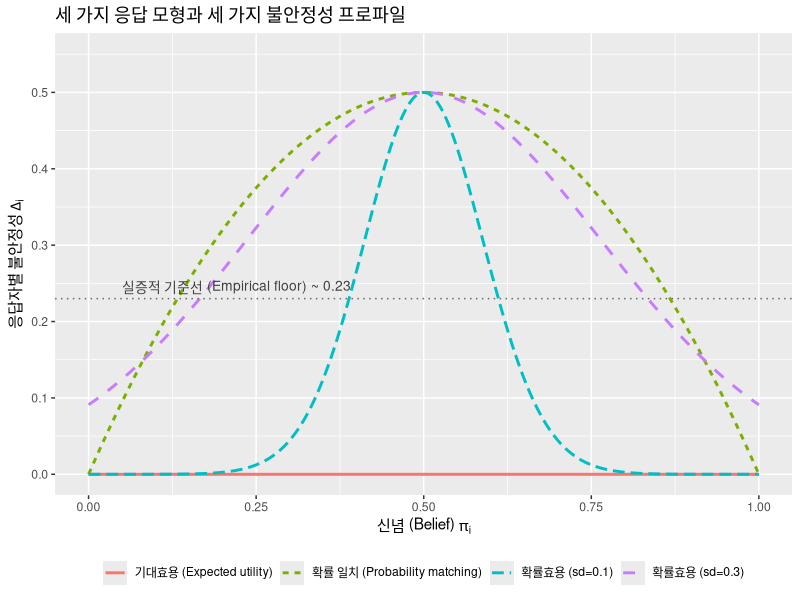
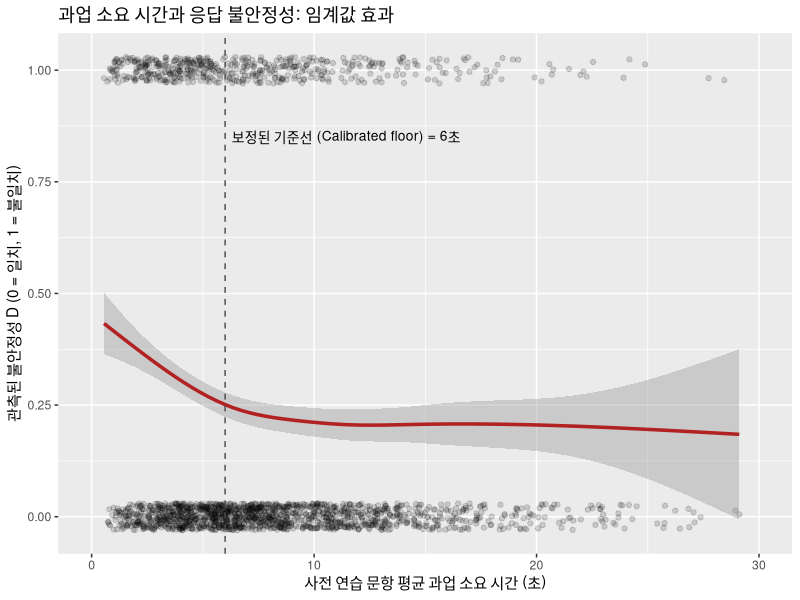
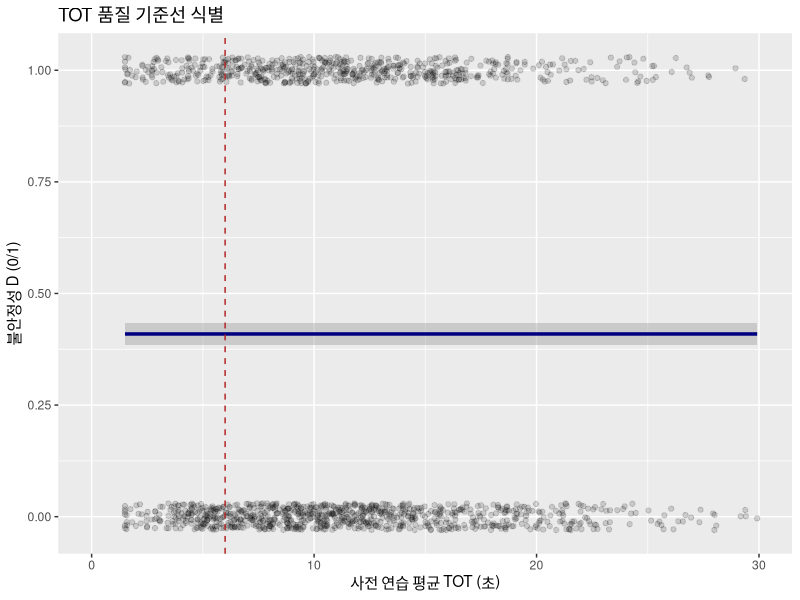

Source code (R) for these figures, in order: (Note: this script raises an error after producing the figures.)
## ---- chunk 1
suppressPackageStartupMessages(library(DiagrammeR))

DiagrammeR::grViz("
digraph cognitive {
  graph [rankdir = LR, splines = ortho, nodesep = 0.5, ranksep = 0.6]
  node  [shape = box, style = 'filled,rounded', fillcolor = '#dbe7f5',
         fontname = 'Helvetica', fontsize = 11, width = 1.6, height = 0.55]
  edge  [fontname = 'Helvetica', fontsize = 9, color = '#444444']

  Q   [label = '제시된 문항\\n(Question)', fillcolor = '#cfead0']
  S1  [label = '1. 문항 이해\\n(Comprehension)']
  S2  [label = '2. 정보 인출\\n(Retrieval)']
  S3  [label = '3. 판단 형성\\n(Judgment)']
  S4  [label = '4. 응답 선택\\n(Response selection)']
  A   [label = '기록된 응답\\n(Answer)', fillcolor = '#f2d9b1']

  E1  [label = '문항 표현\\n모호한 용어\\n이중 질문', shape = note, fillcolor = '#fdecec', height = 0.7, width = 1.7]
  E2  [label = '회상 실패\\n가용성 편향\\n증거 누락', shape = note, fillcolor = '#fdecec', height = 0.7, width = 1.7]
  E3  [label = '닻내림 효과\\n프레이밍\\n만족화\\n기분-정보 효과', shape = note, fillcolor = '#fdecec', height = 0.8, width = 1.7]
  E4  [label = '긍정 편향\\n극단/중간점\\n척도 해석 오류', shape = note, fillcolor = '#fdecec', height = 0.7, width = 1.7]

  Q -> S1 -> S2 -> S3 -> S4 -> A
  S1 -> E1 [style = dashed]
  S2 -> E2 [style = dashed]
  S3 -> E3 [style = dashed]
  S4 -> E4 [style = dashed]

  { rank = same; S1; E1 }
  { rank = same; S2; E2 }
  { rank = same; S3; E3 }
  { rank = same; S4; E4 }
}
", height = 360)
## ---- chunk 2
stages <- tibble::tibble(
  `단계 (Stage)`             = c("1. 문항 이해 (Comprehension)",
                        "2. 정보 인출 (Retrieval)",
                        "3. 판단 형성 (Judgment)",
                        "4. 응답 선택 (Response selection)"),
  `인지적 연산 (Cognitive operation)` = c("구문 파악, 지시 대상 지정, 화용론적 의미 추론",
                            "관련 신념, 경험 에피소드, 태도를 기억에서 탐색",
                            "인출된 증거를 종합하여 잠정적 답변 구성",
                            "형성된 답변을 제시된 응답 선택지에 매핑"),
  `지배적 오차 기제 (Dominant error mechanism)` = c("문항 표현의 모호함, 모호한 용어, 이중 질문(Double-barrelled)",
                                 "회상 실패, 가용성 편향, 관련 증거 누락",
                                 "닻내림(Anchoring), 프레이밍, 만족화(Satisficing), 기분-정보 효과",
                                 "긍정 편향(Acquiescence), 중심화 경향, 극단 응답, 척도 해석 오류")
)

knitr::kable(
  stages,
  caption = "설문 응답의 4단계 인지 모형과 각 단계별 지배적 오차 기제. Tourangeau, Rips, and Rasinski (2000) 수정.",
  booktabs = TRUE
)
## ---- chunk 3
tse <- tibble::tibble(
  `구성 요소 (Component)` = c("커버리지 오차 (Coverage error)", "표본추출 오차 (Sampling error)", "무응답 오차 (Nonresponse error)",
                "측정 오차: 조사 도구 (Measurement error - instrument)", "측정 오차: 응답자 (Measurement error - respondent)",
                "처리 오차 (Processing error)"),
  `오차 원인 (Source)` = c("목표 모집단과 표본추출틀 사이의 불일치",
             "동일한 추출틀에서 추출된 동일 크기 표본 간의 변동",
             "실현된 표본 내에서 응답자와 무응답자 간의 체계적 차이",
             "문항 표현, 조사 방식, 면접원, 레이아웃",
             "이해, 인출, 판단, 응답 선택 과정",
             "코딩, 데이터 편집, 가중치 부여, 대체(Imputation)"),
  `감소 방안 (Reducible by)` = c("추출틀 개선, 다중 추출틀 설계",
                     "표본 크기 $n$ 확대, 설계 기반 분산 축소 (표본추출 장 참조)",
                     "타겟팅된 추적 조사, 가중치 조정",
                     "인지적 사전 검사, 조사 방식 일치화, 문항 재설계",
                     "1단계 및 4단계 설계 개선, *그러나 2·3단계의 노이즈는 제거 불가*",
                     "프로세스 감사, 이중 코딩(Double coding)")
)

knitr::kable(
  tse,
  caption = "총설문오차(Total Survey Error) 프레임워크. Groves et al. (2009) 수정. 본 장의 기여는 응답자 측면의 측정 오차 항목에 집중되어 있습니다.",
  booktabs = TRUE
) |>
  kableExtra::kable_styling(latex_options = "scale_down",
                            bootstrap_options = "striped")
## ---- chunk 4
suppressPackageStartupMessages(library(DiagrammeR))

DiagrammeR::grViz("
digraph tse {
  graph [rankdir = TB, nodesep = 0.4, ranksep = 0.5]
  node  [shape = box, style = 'filled,rounded',
         fontname = 'Helvetica', fontsize = 10]
  edge  [color = '#444444']

  TSE [label = '총설문오차 (Total Survey Error)', fillcolor = '#cfead0', fontsize = 12, height = 0.45, width = 2]

  REP [label = '대표성 (Representation)\\n(표본에 포함된 대상)', fillcolor = '#dbe7f5', height = 0.6, width = 2]
  MEA [label = '측정 (Measurement)\\n(응답자가 보고한 내용)', fillcolor = '#dbe7f5', height = 0.6, width = 2]

  C   [label = '커버리지 오차', fillcolor = '#eef2f7']
  Sm  [label = '표본추출 오차', fillcolor = '#eef2f7']
  N   [label = '무응답 오차', fillcolor = '#eef2f7']
  Mi  [label = '측정 오차 (도구 측면)', fillcolor = '#eef2f7']
  Mr  [label = '측정 오차 (응답자 측면)', fillcolor = '#fcd7d2', penwidth = 2]
  Pe  [label = '처리 오차', fillcolor = '#eef2f7']

  IS  [label = '내재적\\n확률성', fillcolor = '#fcd7d2', shape = note, penwidth = 1]
  SD  [label = '사회적 바람직성\\n편향', fillcolor = '#fcd7d2', shape = note]
  RS  [label = '응답\\n양식', fillcolor = '#fcd7d2', shape = note]
  CB  [label = '회상 /\\n인지적 실패', fillcolor = '#fcd7d2', shape = note]

  TSE -> REP
  TSE -> MEA
  REP -> C; REP -> Sm; REP -> N
  MEA -> Mi; MEA -> Mr; MEA -> Pe
  Mr -> IS [style = dashed]
  Mr -> SD [style = dashed]
  Mr -> RS [style = dashed]
  Mr -> CB [style = dashed]
}
", height = 420)
## ---- chunk 5
val_tab <- tibble::tibble(
  `타당도 유형 (Type)` = c("내용 타당도 (Content validity)",
           "기준 타당도: 동시 (Criterion - concurrent)",
           "기준 타당도: 예측 (Criterion - predictive)",
           "구성 타당도: 수렴 (Construct - convergent)",
           "구성 타당도: 판별 (Construct - discriminant)",
           "안면 타당도 (Face validity)",
           "기지집단 타당도 (Known-groups validity)"),
  `핵심 질문 (Question)` = c("문항들이 구성개념의 개념적 영역 전체를 포괄하는가?",
               "측정 도구가 동시점의 기준(Gold standard) 측정치와 상관관계를 갖는가?",
               "측정 도구가 이론적으로 관심 있는 미래의 결과를 잘 예측하는가?",
               "동일한 구성개념을 측정한 도구들 간에 강한 상관관계가 존재하는가?",
               "서로 다른 구성개념을 측정한 도구들 간에 약한 상관관계가 나타나는가?",
               "측정 도구가 응답자와 검토자에게 상식적으로 타당해 보이는가?",
               "해당 구성개념에서 차이가 있는 것으로 알려진 집단 간에 도구 측정치가 유의하게 다른가?"),
  `표준 검정법 (Standard test)` = c("개념 도메인 맵에 기반한 전문가 검토",
                       "기준 측정치와의 피어슨/폴리코릭 상관계수",
                       "표본 외(Out-of-sample) 예측 성능 검증",
                       "MTMM 행렬의 이종방법-단일특질 상관계수",
                       "이종특질 상관계수가 단일특질 상관계수보다 작음을 확인",
                       "인지적 면접 및 사전 검사 검토",
                       "독립표본 t-검정 또는 기지집단 구조방정식 모형(SEM)")
)

knitr::kable(
  val_tab,
  caption = "설문 측정의 주요 타당도 유형, 각 유형이 다루는 질문 및 표준 검정법. Cronbach and Meehl (1955), Campbell and Fiske (1959) 수정.",
  booktabs = TRUE
) |>
  kableExtra::kable_styling(latex_options = "scale_down",
                            bootstrap_options = "striped")
## ---- chunk 6
rs_tab <- tibble::tibble(
  `응답 양식 (Style)` = c("긍정 편향 / 순응 (ARS)",
            "부정 편향 (DARS)",
            "극단 응답 양식 (ERS)",
            "중간점 / 중심화 경향 (MRS)",
            "순 긍정 편향 (NARS)",
            "비조건부 / 무작위 응답",
            "일렬 표기 (Straightlining)",
            "불성실 신속 응답 (Speeding)"),
  `정의 (Definition)` = c("문항 내용과 무관하게 동의하려는 경향",
                 "문항 내용과 무관하게 반대하려는 경향",
                 "척도의 양 끝점을 선택하려는 경향",
                 "척도의 중간점을 선택하려는 경향",
                 "ARS에서 DARS를 뺀 비율적 수치",
                 "문항 내용과 무관한 무작위 응답",
                 "행렬형 문항 전체에 걸쳐 동일한 응답 선택",
                 "문항 이해에 필요한 최소 기준 미만의 과업 시간"),
  `단일 문항 탐지법 (Detection)` = c("문항 쌍(긍정형 vs. 부정형) 일치도",
                                 "문항 쌍(긍정형 vs. 부정형) 불일치도",
                                 "Greenleaf (1992) ERS 척도",
                                 "중간점 응답의 빈도",
                                 "ARS와 DARS의 복합 지표",
                                 "마할라노비스 거리, 일관성 지표",
                                 "행렬형 문항 내 행별 분산",
                                 "응답자 내 과업 소요 시간(TOT) 백분위수"),
  `완화 설계 (Mitigating design)` = c("역코딩 문항, 균형 척도",
                          "역코딩 문항, 균형 척도",
                          "7점 이상의 비앵커링 척도 지양",
                          "짝수 선택지를 사용하여 중간점 배제",
                          "역코딩이 포함된 균형 척도",
                          "인지적 사전 검사, 해석 불가능한 문항 제거",
                          "문항 순서 무작위화, 긴 행렬형 질문 지양",
                          "사전 연습(Burn-in) TOT 기준선 적용 (제\\@ref(sec-tot)절)")
)

knitr::kable(
  rs_tab,
  caption = "응답 양식의 분류 체계, 탐지 진단법 및 완화 설계 방안. Baumgartner and Steenkamp (2001), Greenleaf (1992), Krosnick (1991), Van Vaerenbergh and Thomas (2013), Zhang and Conrad (2014) 수정.",
  booktabs = TRUE
) |>
  kableExtra::kable_styling(latex_options = "scale_down",
                            bootstrap_options = "striped")
## ---- chunk 7
tradeoff <- tibble::tibble(
  `설계 (Design)` = c("긴 간격의 패널 웨이브",
             "짧은 간격의 패널 웨이브",
             "동일 세션 내 반복 측정"),
  `A1 (변화 없음)` = c("어려움; 웨이브 사이에 세상이 변함",
                       "수월함; 짧은 시간 간격",
                       "자명하게 성립 (단일 세션)"),
  `A2 (기억 없음)` = c("수월함; 긴 시간 간격",
                       "어려움; 최근 질문을 기억함",
                       "충분한 방해 문항으로 성립 [@clayton2025]"),
  `A3 (무작위 이탈)` = c("어려움; 선택적 이탈 발생",
                                 "수월함; 짧은 시간 간격",
                                 "자명하게 성립 (세션 내 이탈 거의 없음)")
)

knitr::kable(
  tradeoff,
  caption = "세 가지 반복 측정 설계에 대한 $\\bar D$의 식별 가정. 동일 세션 내 반복 측정은 세 가정을 동시에 만족할 수 있는 유일한 설계입니다.",
  booktabs = TRUE
)
## ---- chunk 8
rtt_table <- tibble::tibble(
  `D-bar`   = c(0.10, 0.10, 0.10, 0.20, 0.20, 0.20, 0.30, 0.30, 0.30),
  `p = Pr(C=1)` = rep(c(0.50, 0.30, 0.20), times = 3),
  `r_tt`     = c(0.80, 0.762, 0.688,
                 0.60, 0.524, 0.375,
                 0.40, 0.286, 0.062)
)

knitr::kable(
  rtt_table, digits = 3,
  caption = "검사-재검사 상관계수의 응답 한계 분포 의존성. 세 가지 $\\bar D$ 값과 세 가지 $p$ 값의 조합. 동일한 불안정성에서도 $r_{tt}$는 크게 달라집니다.",
  booktabs = TRUE
)
## ---- chunk 9
two_vs_three <- tibble::tibble(
  `질문 (Question)` = c("도구 개선이 잔차를 줄여주는가?",
               "동일 세션 내 반복 측정으로 잔차가 식별되는가?",
               "고전적 검사-재검사로 잔차가 식별되는가?",
               "잔차가 회귀계수를 감쇄(attenuate)시키는가?",
               "차분(DiD, RDD)에서 잔차가 상쇄되는가?"),
  `2원 분해 (Lord-Novick)` = c("항상 그렇다 (정의상)",
                              "그렇다",
                              "그렇다 (단, Heise 심플렉스 주의점 참조)",
                              "그렇다, 감쇄 인자에 의해",
                              "그렇다, 평균적으로"),
  `3원 분해 (본 장)` = c("$\\mathrm{Var}(M)$만 감소; $\\mathrm{Var}(S)$는 환원 불가",
                                 "$\\mathrm{Var}(M) + \\mathrm{Var}(S)$가 결합 식별됨",
                                 "$\\mathrm{Var}(S)$가 오차항으로 흡수됨",
                                 "$\\mathrm{Var}(M)$은 그러함; $\\mathrm{Var}(S)$ 부분은 제\\@ref(sec-attenuation-correction)절의 보정 필요",
                                 "둘 다 그렇다, 평균적으로")
)

knitr::kable(
  two_vs_three,
  caption = "3원 분산 분해의 실증적 시사점. 고전적 2원 분해와의 대부분의 차이는 분석가가 잔차에 대해 무엇을 할 수 있고 무엇을 할 수 없는지에 달려 있습니다.",
  booktabs = TRUE
) |>
  kableExtra::kable_styling(latex_options = "scale_down",
                            bootstrap_options = "striped")
## ---- chunk 10
analogs <- tibble::tibble(
  `학문 분야 (Field)`                      = c("설문 연구 (본 장)",
                                 "유전자 발현 노이즈 [@elowitz2002]",
                                 "fMRI / 뇌영상학",
                                 "연성 물질 / 콜로이드 물리학",
                                 "고전 검사 이론 [@lord1968]"),
  `측정 도구 측면 분산` = c("측정 오차 (M)",
                                 "외인성 노이즈 (Extrinsic noise)",
                                 "열 노이즈 / 스캐너 노이즈",
                                 "회절 / 광학적 한계",
                                 "측정 오차 (Error of measurement)"),
  `측정 대상 측면 분산`    = c("내재적 확률성 (S)",
                                 "내재적 유전자 발현 노이즈",
                                 "생리학적 / 자발적 뇌활동",
                                 "브라운 운동 (Brownian motion)",
                                 "진점수 변동 (True-score variation)")
)

knitr::kable(
  analogs,
  caption = "학문 분야별 3원 분산 분해. 동일 설문 내 반복 종속변수는 Elowitz et al. (2002) 설계의 이중 형광 리포터와 동일한 역할을 수행합니다. 즉, 개체 간 분산으로부터 개체 내 분산을 분리합니다.",
  booktabs = TRUE
)
## ---- chunk 11
library(ggplot2)
library(dplyr)
library(tidyr)

pi_grid <- tibble(pi = seq(0, 1, length.out = 401))

eu_instab  <- function(pi) rep(0, length(pi))
pm_instab  <- function(pi) 2 * pi * (1 - pi)
rum_instab <- function(pi, sd) {
  p <- 1 - pnorm(0.5 - pi, sd = sd)
  2 * p * (1 - p)
}

sim_df <- pi_grid |>
  mutate(
    `기대효용 (Expected utility)`         = eu_instab(pi),
    `확률 일치 (Probability matching)`     = pm_instab(pi),
    `확률효용 (sd=0.1)`  = rum_instab(pi, sd = 0.1),
    `확률효용 (sd=0.3)`  = rum_instab(pi, sd = 0.3)
  ) |>
  pivot_longer(-pi, names_to = "model", values_to = "instability")

ggplot(sim_df, aes(pi, instability, colour = model, linetype = model)) +
  geom_line(linewidth = 1) +
  geom_hline(yintercept = 0.23, linetype = "dotted", colour = "grey40") +
  annotate("text", x = 0.05, y = 0.245,
           label = "실증적 기준선 (Empirical floor) ~ 0.23",
           hjust = 0, size = 3.5, colour = "grey25") +
  scale_y_continuous(limits = c(0, 0.55), breaks = seq(0, 0.5, 0.1)) +
  labs(x = expression(paste("신념 (Belief) ", pi[i])),
       y = expression(paste("응답자별 불안정성 ", Delta[i])),
       colour = NULL, linetype = NULL,
       title = "세 가지 응답 모형과 세 가지 불안정성 프로파일") +
  theme(legend.position = "bottom")
## ---- chunk 12
states <- tibble::tibble(
  `심리 상태 (State)`           = c("선행 몰두/잡념 (Preoccupation)", "딴생각 (Mind-wandering)",
                      "페르소나/기분 자기보고", "주의력 확인 문항 (IMC)"),
  `다른 문항의 영향 여부` = c("아니오", "예", "아니오", "예"),
  `의식적 통제 가능 여부`   = c("아니오", "아니오", "예", "예"),
  `세션 내 안정성 여부`     = c("예", "아니오", "아니오", "아니오")
)

knitr::kable(
  states,
  caption = "후보 필터로 평가된 네 가지 심리적 상태. 선행 몰두 상태(Preoccupation)만이 세 가지 특성을 모두 만족합니다.",
  booktabs = TRUE
)
## ---- chunk 13
filters <- tibble::tibble(
  `필터 후보 (Filter)` = c("선행 몰두/잡념 (Preoccupation)",
             "딴생각 탐색 (Mind-wandering probe)",
             "페르소나/기분 자기보고",
             "주의력 확인 문항 (IMC)"),
  `(1) 문항에 외생적?`   = c("예", "아니오",  "예", "아니오"),
  `(2) 의식적 선택 아님?` = c("예", "예", "아니오",  "아니오"),
  `(3) 불안정성 예측?` = c("예", "예", "예", "혼재됨"),
  `(4) 처치 효과 없음?`      = c("예", "예", "예", "아니오"),
  `(5) 설문 내 안정적?`     = c("예", "아니오",  "아니오",  "아니오"),
  `최종 판정 (Verdict)` = c("1차 필터로 권장",
              "연구용으로만 사용",
              "연구용으로만 사용",
              "1차 필터 지양")
)

knitr::kable(
  filters,
  caption = "5가지 기준에 따라 평가된 필터 후보들. 선행 몰두(Preoccupation)만이 5가지를 모두 만족하며 권장되는 1차 필터입니다.",
  booktabs = TRUE
) |>
  kableExtra::kable_styling(latex_options = "scale_down",
                            bootstrap_options = "striped")
## ---- chunk 14
library(dplyr)
library(ggplot2)

set.seed(123)
n <- 2000
tot_seconds <- rgamma(n, shape = 2, scale = 4) + 0.5

true_instability <- pmin(0.5, 0.5 - 0.28 * (1 - exp(-0.4 * (tot_seconds - 1))))
true_instability <- pmax(true_instability, 0.22)

D_obs <- rbinom(n, 1, true_instability)

df_tot <- tibble(
  tot = tot_seconds,
  D   = D_obs
)

ggplot(df_tot, aes(tot, D)) +
  geom_point(alpha = 0.15, position = position_jitter(height = 0.03)) +
  geom_smooth(method = "gam", formula = y ~ s(x, bs = "cs"), colour = "firebrick", linewidth = 1.2) +
  geom_vline(xintercept = 6, linetype = "dashed", colour = "grey30") +
  annotate("text", x = 6.3, y = 0.85,
           label = "보정된 기준선 (Calibrated floor) = 6초",
           hjust = 0, size = 3.5) +
  scale_x_continuous(limits = c(0, 30)) +
  labs(x = "사전 연습 문항 평균 과업 소요 시간 (초)",
       y = "관측된 불안정성 D (0 = 일치, 1 = 불일치)",
       title = "과업 소요 시간과 응답 불안정성: 임계값 효과")
## ---- chunk 15
library(dplyr)
library(tidyr)

set.seed(20260506)
n <- 1500

respondents <- tibble(respondent_id = 1:n) |>
  mutate(
    age_group = sample(
      c("18-25", "26-40", "41-60", "61+"), n,
      replace = TRUE, prob = c(0.25, 0.35, 0.25, 0.15)
    ),
    preoccupation = sample(
      1:4, n, replace = TRUE,
      prob = c(0.10, 0.24, 0.36, 0.30)
    ),
    bi_tot_mean    = pmax(
      1.5,
      rgamma(n, shape = 4, scale = 3) -
        0.5 * (5 - preoccupation) +
        ifelse(age_group == "61+", 4, 0)
    ),
    bi_below_floor = bi_tot_mean < 6,
    pi_i           = plogis(rnorm(n, mean = 0.30, sd = 1.20)),
    Q1a            = rbinom(n, 1, pi_i),
    pi_eff         = pmin(0.95, pmax(0.05,
      pi_i + rnorm(n, 0,
                   0.05 + 0.05 * (5 - preoccupation) +
                   0.10  * bi_below_floor)
    )),
    Q1b            = rbinom(n, 1, pi_eff),
    D              = as.integer(Q1a != Q1b),
    x_covariate    = rnorm(n)
  )

dplyr::glimpse(respondents)
## ---- chunk 16
baseline_d <- respondents |>
  summarise(
    n      = dplyr::n(),
    D_mean = mean(D),
    D_se   = sqrt(D_mean * (1 - D_mean) / n)
  )

knitr::kable(
  baseline_d, digits = 4,
  caption = "왈드 표준오차를 적용한 표본평균 불안정성."
)
## ---- chunk 17
# B = 2000 부트스트랩 재표집을 통해 백분위수 신뢰구간 산출
set.seed(42)
B <- 2000
boot_d <- replicate(B, {
  idx <- sample.int(nrow(respondents), replace = TRUE)
  mean(respondents$D[idx])
})

d_ci <- quantile(boot_d, probs = c(0.025, 0.975))
cat(sprintf("D-bar: %.4f (95%% 부트스트랩 CI: [%.4f, %.4f])\n",
            mean(respondents$D), d_ci[1], d_ci[2]))
## ---- chunk 18
library(ggplot2)

ggplot(respondents, aes(bi_tot_mean, D)) +
  geom_point(alpha = 0.15, position = position_jitter(height = 0.03)) +
  geom_smooth(method = "gam", formula = y ~ s(x, bs = "cs"), colour = "navy", linewidth = 1.2) +
  geom_vline(xintercept = 6, linetype = "dashed", colour = "firebrick") +
  scale_x_continuous(limits = c(0, 30)) +
  labs(x = "사전 연습 평균 TOT (초)",
       y = "불안정성 D (0/1)",
       title = "TOT 품질 기준선 식별")
## ---- chunk 19
respondents_q <- respondents |>
  mutate(
    # (1) TOT 기준선 미달 탈락 플래그
    flag_speeding = bi_below_floor,
    # (2) 높은 몰두 상태 플래그
    flag_preoccupied = preoccupation == 1L,
    # 복합 품질 상태 정의
    filter_outcome = case_when(
      flag_speeding ~ "drop_floor",
      flag_preoccupied ~ "flag_preoccupied",
      TRUE ~ "keep"
    )
  )

table(respondents_q$filter_outcome)
## ---- chunk 20
summary_table <- respondents_q |>
  group_by(filter_outcome) |>
  summarise(
    n      = dplyr::n(),
    pct    = round(100 * n / nrow(respondents_q), 1),
    D_bar  = round(mean(D), 4),
    D_se   = round(sqrt(D_bar * (1 - D_bar) / n), 4),
    Q1_mean = round(mean(Q1a), 4)
  )

knitr::kable(
  summary_table,
  caption = "품질 필터 범주별 표본 크기, 불안정성 및 결과변수 평균의 비교."
)
## ---- chunk 21
library(lme4)

# 장시간 및 단시간 시행 데이터를 long 포맷으로 재구성
long_resp <- respondents_q |>
  select(respondent_id, age_group, preoccupation, bi_tot_mean, Q1a, Q1b, x_covariate) |>
  pivot_longer(cols = c(Q1a, Q1b), names_to = "wave", values_to = "Y")

# 응답자 랜덤 절편을 포함한 일반화 선형 혼합 모형(GLMM) 적합
glmm_fit <- glmer(Y ~ x_covariate + (1 | respondent_id),
                  data = long_resp, family = binomial)
summary(glmm_fit)
## ---- chunk 22
# 1. 단순 로짓 회귀 적합 (시행 1 focal DV 기준)
naive_logit <- glm(Q1a ~ x_covariate, data = respondents, family = binomial)
beta_naive <- coef(naive_logit)["x_covariate"]
se_naive <- summary(naive_logit)$coefficients["x_covariate", "Std. Error"]

# 2. 닫힌 형태 보정 공식 적용
D_est <- mean(respondents$D)
correction_factor <- sqrt(max(0.01, 1 - 2 * D_est))
beta_corrected <- beta_naive / correction_factor

# 3. 쌍별 부트스트랩을 통한 보정 표준오차 산출
set.seed(123)
boot_betas <- replicate(1000, {
  idx <- sample.int(nrow(respondents), replace = TRUE)
  df_b <- respondents[idx, ]
  m_b <- glm(Q1a ~ x_covariate, data = df_b, family = binomial)
  b_n <- coef(m_b)["x_covariate"]
  d_b <- mean(df_b$D)
  cf  <- sqrt(max(0.01, 1 - 2 * d_b))
  b_n / cf
})

se_corrected <- sd(boot_betas)

res_df <- tibble(
  `추정치 유형` = c("나이브 (Naive)", "보정됨 (Corrected)"),
  `Beta (계수)` = c(round(beta_naive, 4), round(beta_corrected, 4)),
  `표준오차 (SE)` = c(round(se_naive, 4), round(se_corrected, 4)),
  `95% CI 하한` = c(round(beta_naive - 1.96 * se_naive, 4), round(beta_corrected - 1.96 * se_corrected, 4)),
  `95% CI 상한` = c(round(beta_naive + 1.96 * se_naive, 4), round(beta_corrected + 1.96 * se_corrected, 4))
)

knitr::kable(
  res_df,
  caption = "이진 결과변수 로짓 회귀에 대한 닫힌 형태 감쇄 보정 결과."
)
## ---- chunk 23
# SIMEX 절차 구현
lambdas <- c(0.5, 1.0, 1.5, 2.0)
simex_coefs <- numeric(length(lambdas))

set.seed(999)
for (k in seq_along(lambdas)) {
  lam <- lambdas[k]
  # 추가 반전 확률
  q_add <- (1 - sqrt(max(0.01, 1 - 2 * D_est * lam))) / 2
  flip <- rbinom(nrow(respondents), 1, q_add)
  Y_noisy <- ifelse(flip == 1, 1 - respondents$Q1a, respondents$Q1a)
  m_sim <- glm(Y_noisy ~ x_covariate, data = respondents, family = binomial)
  simex_coefs[k] <- coef(m_sim)["x_covariate"]
}

# 2차 다항식 외삽 적합
fit_simex <- lm(c(beta_naive, simex_coefs) ~ poly(c(0, lambdas), 2, raw = TRUE))
beta_simex <- predict(fit_simex, newdata = data.frame(c = -1))[1]

simex_plot_df <- tibble(
  lambda = c(0, lambdas),
  beta   = c(beta_naive, simex_coefs)
)

grid_lam <- tibble(lambda = seq(-1.2, 2.2, length.out = 100))
grid_lam$beta_pred <- predict(fit_simex, newdata = data.frame(lambda = grid_lam$lambda))

ggplot(simex_plot_df, aes(lambda, beta)) +
  geom_point(size = 3, colour = "navy") +
  geom_line(data = grid_lam, aes(lambda, beta_pred), colour = "navy", linetype = "solid") +
  geom_vline(xintercept = -1, linetype = "dashed", colour = "red") +
  geom_hline(yintercept = beta_simex, linetype = "dotted", colour = "red") +
  annotate("text", x = -1, y = beta_simex,
           label = sprintf(" SIMEX = %.3f", beta_simex),
           hjust = 0, vjust = -0.5, colour = "red") +
  scale_x_continuous(limits = c(-1.2, 2.2),
                     breaks = c(-1, 0, 0.5, 1, 1.5, 2)) +
  labs(x = expression(lambda),
       y = expression(widehat(beta)[x]),
       title = "노이즈 없는 극한으로의 SIMEX 외삽")
## ---- chunk 24
library(ggplot2)

preocc_summary <- respondents |>
  dplyr::group_by(preoccupation) |>
  dplyr::summarise(
    D_mean = mean(D),
    D_se   = sd(D) / sqrt(dplyr::n()),
    n      = dplyr::n(),
    .groups = "drop"
  ) |>
  dplyr::mutate(preocc_label = factor(
    preoccupation,
    levels = 4:1,
    labels = c("전혀 없음", "약간 있음", "꽤 있음", "매우 심함")
  ))

ggplot(preocc_summary, aes(preocc_label, D_mean)) +
  geom_col(fill = "steelblue", alpha = 0.85) +
  geom_errorbar(aes(ymin = D_mean - 1.96 * D_se,
                    ymax = D_mean + 1.96 * D_se),
                width = 0.2) +
  geom_text(aes(label = sprintf("%.2f", D_mean)),
            vjust = -0.5, size = 3.8) +
  labs(x = "선행 몰두 수준 (역코딩됨)",
       y = expression(paste("평균 불안정성 ", bar(D))),
       title = "용량-반응: 선행 몰두가 높을수록 불안정성 증가",
       subtitle = "기울기 자체가 품질 진단 기준입니다.")
## ---- chunk 25
set.seed(31)

# 부주의 응답 진단에 현실적인 입력을 제공하기 위해 기존 데이터와 함께
# 10문항 태도 그리드를 시뮬레이션합니다. 실제로는 실제 도구에서 생성됩니다.
n <- nrow(respondents)
K_grid <- 10
grid_items <- matrix(
  rbinom(n * K_grid, size = 4, prob = plogis(rnorm(n))) + 1L,
  nrow = n, ncol = K_grid,
  dimnames = list(NULL, paste0("g", seq_len(K_grid)))
)
# 일부 하위 집합에 일렬 표기(Straightlining) 주입
straight_idx <- sample(seq_len(n), size = round(0.05 * n))
grid_items[straight_idx, ] <- 3L

# 최장 연속 동일 응답(Long-string): 각 행 내에서 가장 긴 동일 응답의 길이
long_string_run <- function(x) {
  r <- rle(as.integer(x))$lengths
  max(r)
}
LS <- apply(grid_items, 1, long_string_run)

# 그리드 전반의 응답자 내 표준편차: 0에 가까우면 일렬 표기를 시사함
grid_sd <- apply(grid_items, 1, sd)

# 개인-전체 상관: 응답자의 응답 벡터 대 문항 전반의 표본 평균 응답 벡터
item_means <- colMeans(grid_items)
person_total <- apply(grid_items, 1, function(r) {
  if (sd(r) == 0) NA_real_ else suppressWarnings(cor(r, item_means))
})

# 그리드 상의 마할라노비스 거리
m_dist <- mahalanobis(
  grid_items,
  center = colMeans(grid_items),
  cov    = cov(grid_items)
)

careless_df <- tibble::tibble(
  `지표 (Metric)` = c("최장 연속 동일 응답 평균",
             "최장 연속 동일 응답 중앙값",
             "최장 연속 동일 응답 >= 7 응답자 비율 (%)",
             "그리드 내 응답자 표준편차 중앙값",
             "그리드 표준편차 == 0 응답자 비율 (%)",
             "개인-전체 상관 중앙값",
             "개인-전체 상관 < 0 응답자 비율 (%)",
             "마할라노비스: 카이제곱(10) 95번째 백분위수 초과 비율 (%)",
             "사전 연습 TOT 기준선 미달 비율 (%)"),
  `수치 (Value)`  = c(round(mean(LS), 2),
             round(median(LS), 2),
             round(100 * mean(LS >= 7), 1),
             round(median(grid_sd), 2),
             round(100 * mean(grid_sd == 0), 1),
             round(median(person_total, na.rm = TRUE), 3),
             round(100 * mean(person_total < 0, na.rm = TRUE), 1),
             round(100 * mean(m_dist > qchisq(0.95, df = K_grid)), 1),
             round(100 * mean(respondents$bi_below_floor), 1))
)

knitr::kable(
  careless_df,
  caption = "사전 연습 TOT 기준선과 함께 시뮬레이션된 10문항 태도 그리드에서 계산된 부주의 응답 진단 지표. 최장 연속 동일 응답, 응답자 내 표준편차, 개인-전체 상관, 마할라노비스 거리는 Meade and Craig (2012) 및 Curran (2016)을 따릅니다. 결합 적용: 두 개 이상의 지표에서 실패한 응답자는 단 하나만 실패한 응답자보다 플래그 대상 후보로 훨씬 더 강력합니다."
)
## ---- chunk 26
quality_block <- tibble::tibble(
  `지표 (Metric)` = c("모집된 총 표본 (N)",
             "기준선 미달 제외 후 N",
             "미플래그 N (가장 엄격한 기준)",
             "D-bar (전체 표본)",
             "D-bar (미플래그 표본)",
             "매우 몰두된 응답자 비율 (%)",
             "TOT 기준선 미달 비율 (%)",
             "사전 연습 TOT 중앙값 (초)",
             "나이브 beta_x",
             "보정된 beta_x"),
  `수치 (Value)`  = c(nrow(respondents),
             sum(respondents_q$filter_outcome != "drop_floor"),
             sum(respondents_q$filter_outcome == "keep"),
             round(mean(respondents$D), 3),
             round(mean(respondents_q$D[
               respondents_q$filter_outcome == "keep"
             ]), 3),
             round(100 * mean(respondents$preoccupation == 1L), 1),
             round(100 * mean(respondents$bi_below_floor), 1),
             round(median(respondents$bi_tot_mean), 1),
             round(beta_naive, 3),
             round(beta_corrected, 3))
)

knitr::kable(
  quality_block,
  caption = "방법론 섹션을 위한 데이터 품질 블록. 기술적 품질 지표와 보정된 실질 추정치를 모두 포함합니다."
)
## ---- chunk 27
sens_tab <- tibble::tibble(
  `방법 (Method)` = c("직접 질문 (Direct)", "무작위 응답 (RRT)", "목록 실험 (List)", "지지 실험 (Endorsement)"),
  `인지적 부하` = c("낮음", "높음 (무작위화 이해 필요)", "보통 (개수 세기)", "낮음 (일반 문항과 동일)"),
  `분산 손실 (표본 효율)` = c("없음 (기준)", "큼 (RRT 페널티)", "매우 큼 ($O(1/n)$ 분산 팽창)", "보통"),
  `주요 위험 요인` = c("사회적 바람직성 편향", "지시 불이행, 의심", "설계 효과 (비민감 항목 간섭)", "미약한 처치 강도"),
  `권장 사용 환경` = c("비민감 문항", "대면 조사, 강력한 신뢰", "온라인 설문, 이진 태도", "민감 집단/지도자 지지도")
)

knitr::kable(
  sens_tab,
  caption = "민감한 질문 방법론 간의 비교.",
  booktabs = TRUE
)
## ---- chunk 28
DiagrammeR::grViz("
digraph sens_tree {
  graph [rankdir = TB, nodesep = 0.4, ranksep = 0.4]
  node  [shape = box, style = 'filled,rounded', fillcolor = '#dbe7f5', fontname = 'Helvetica', fontsize = 10]
  edge  [fontname = 'Helvetica', fontsize = 9]

  Q1 [label = '문항이 사회적으로 민감하거나 낙인이 찍혀 있는가?', fillcolor = '#cfead0']
  D1 [label = '직접 질문 사용\\n(Direct Questioning)', fillcolor = '#eef2f7']
  Q2 [label = '관심 대상이 집단/행위자 지지도인가,']
  D2 [label = '지지 실험 사용\\n(Endorsement Experiment)', fillcolor = '#f2d9b1']
  Q3 [label = '온라인 자기기입식 조사인가?']
  D3 [label = '목록 실험 사용\\n(List Experiment)', fillcolor = '#fcd7d2']
  D4 [label = '무작위 응답 기법 사용\\n(Randomised Response)', fillcolor = '#fcd7d2']

  Q1 -> D1 [label = '아니오']
  Q1 -> Q2 [label = '예']
  Q2 -> D2 [label = '행위자 지지']
  Q2 -> Q3 [label = '특정 행동/태도']
  Q3 -> D3 [label = '예 (온라인)']
  Q3 -> D4 [label = '아니오 (대면/전화)']
}
", height = 300)
## ---- chunk 29
DiagrammeR::grViz("
digraph mrp {
  graph [rankdir = LR, splines = ortho, nodesep = 0.5, ranksep = 0.5]
  node  [shape = box, style = 'filled,rounded', fillcolor = '#dbe7f5', fontname = 'Helvetica', fontsize = 10]
  edge  [fontname = 'Helvetica', fontsize = 9]

  S  [label = '비대표 표본 데이터\\n(Survey Data)', fillcolor = '#cfead0']
  M1 [label = '1단계: 다수준 모형\\n셀별 지지도 추정 (pi_c)', fillcolor = '#f2d9b1']
  C  [label = '인구총조사 데이터\\n셀별 인구수 (N_c)', fillcolor = '#cfead0']
  M2 [label = '2단계: 사후계층화\\n가중 평균 도출 (theta_s)', fillcolor = '#fcd7d2']
  O  [label = '주별/선거구별\\n고정밀 여론 추정치', fillcolor = '#eef2f7']

  S -> M1
  M1 -> M2
  C -> M2
  M2 -> O
}
", height = 240)
## ---- chunk 30
chk <- tibble::tibble(
  `단계 (Stage)` = c("1. 사전 등록", "2. 도구 사전 검사", "3. 품질 신호 측정", "4. 강건성 분석", "5. 데이터 공개"),
  `필수 이행 사항 (Action item)` = c("가설, 표본 수집 계획, 핵심 모형 명세 사전 등록 (OSF, AsPredicted)",
                          "인지적 면접 및 현장 파일럿을 통한 이해도/DIF 사전 검증",
                          "선행 몰두(Preoccupation), 사전 연습 TOT, 반복 종속변수(D-bar) 측정",
                          "플래그 포함/제외 결과 병기, 명세 곡선 분석 수행",
                          "익명화된 원시 데이터, 설문지 전문, 분석 재현 코드 완전 공개")
)

knitr::kable(
  chk,
  caption = "신뢰할 수 있는 설문 기반 연구를 위한 5단계 강건성 체크리스트.",
  booktabs = TRUE
)
